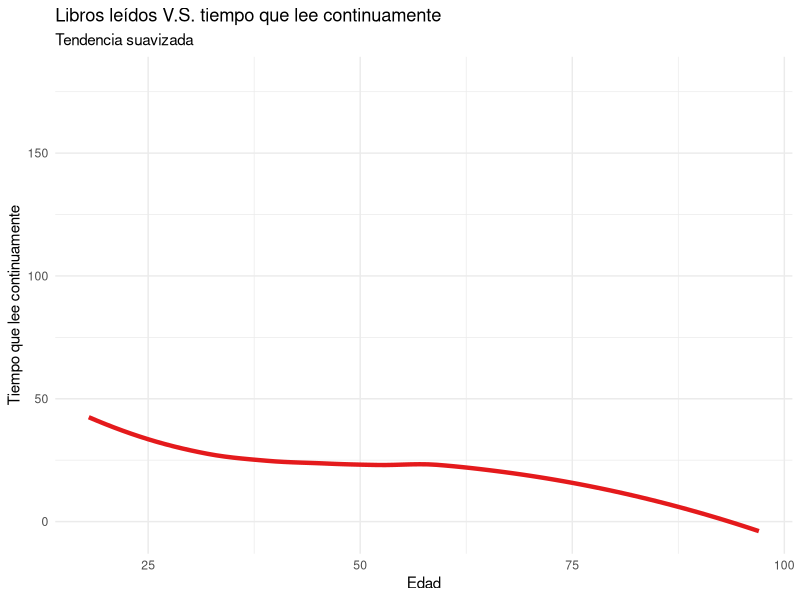

The R script that drew this image:
## ---- chunk 1
library(ggplot2)
library(dplyr)

Mfinal <- read.csv("DATA_NEW.csv")

# Filtrar y ordenar
Mfinal_filtrado <- Mfinal %>%
  filter(sexo == 2) %>%
  arrange(edad)

ggplot(Mfinal_filtrado, aes(x = edad, y = p26)) +
  geom_point(alpha = 0.00001, color = "gray40") +   # puntos de referencia
  geom_smooth(method = "loess", color = "#E41A1C", linewidth = 1.5, se = FALSE) +
  labs(
    title = "Libros leídos V.S. tiempo que lee continuamente",
    subtitle = "Tendencia suavizada",
    x = "Edad",
    y = "Tiempo que lee continuamente"
  ) +
  theme_minimal()
